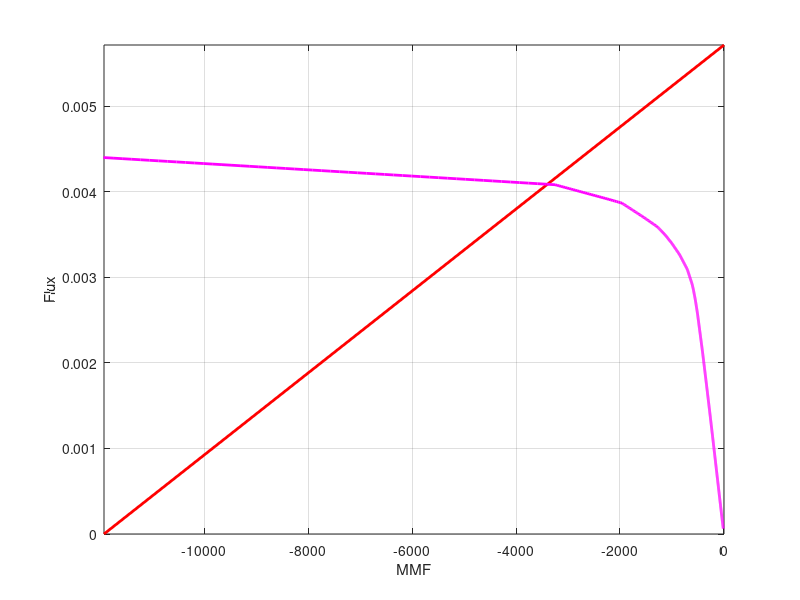

Source code (MATLAB):

%% Part two of the task 48slot V-shape magnets
clear
close all
clc

% Constants 
mu_0 = 4* pi *10^-7; % Vacuum permeability [H/m]
mu_PM = 1.03;        % Magnets relative permeability


% Given parameters
Q = 48;             % Number of slots
p = 4;              % Number of pole pairs
k_w = 1;            % Winding factor, assuming 1
m = 3;              % Number of phases
r = 1;              % winding layer, 1
q = Q / (2 * p * m);              % Slots per pole per phaseygv8ytvygvyt

% Dimensions
m = 10^-3;
d_st = 0.8 * m;         % Diamter of the strand [m]
L_stack = 150 * m;      % Active lenght of the machine [m]
OD_st = 269.24 * m;        % Stator outer diameter [m]
ID_st = 161.9 * m;        % Stator inner diamter [m]
OD_rot = 160.4 * m;
l_gap = 0.73 * m;        % Airgap [m]


w_PM = 32 * m;          % Magets width[m]
t_PM = 6.48 * m;        % Magnet thickness [m]
D_rot = (ID_st - 2 * l_gap) * m;     % Rotor diamter [m]


Hs0 = 1.03 * m;
Hs1 = 0 * m;
Hs2 = 29.5 * m;
Rs = 5 * m;
%% MMF of the PM
H_c = 920000;               % Coercivity of the PM, choosing N36Z_20
F_c = H_c * t_PM;   % F_c of the PM [H/m]

% Short circuit flux of PM
A_PM = L_stack * w_PM;
B_r = mu_0 * mu_PM * H_c;
Phi_r = B_r * A_PM;     % [Wb]


%% Reluctance calculations
%PM

A_PM = L_stack * w_PM;                    % Area of PM [m2]
R_PM = t_PM / (mu_0 * mu_PM * A_PM);      % Reluctance of the PM

% Stator
load BH_data_Prius_tut.mat
% Extract H and B vectors from the data
H_steel = BH_data(:, 1);  % First column corresponds to H (A_per_meter)
B_steel = BH_data(:, 2);  % Second column corresponds to B (tesla)
mu_steel = B_steel ./ (H_steel .* mu_0);

% Reluctance of the tooth
w_t = 5.73 * m;     % Width of the tooth
l_tooth = Hs0 + Hs1 + Hs2 + Rs;     % [m] length of the flux path in the stator tooth
A_tooth = 2.5 * w_t * L_stack;      % [m] width of the stator yoke
R_tooth = l_tooth ./ (mu_0 .* mu_steel .* A_tooth);  % Reluctance of the tooth

% Reluctance of the stator yoke
dsy1 = ID_st + 2 * (Hs0 + Hs1 + Hs2 + Rs);      % Inner diameter of the flux path on the stator yoke
dsy2 = OD_st;       % outer diameter of the flux path in the stator yoke
dsym = (dsy2 + dsy1) / 2;                   % [m] middle diamter of the stator yoke     
Asy = ((dsy2 - dsy1) / 2) * L_stack;        % [m2]the crossectional area of the flux path in the stator yoke
lsy = ((4 * pi * dsym) / 48) + ((dsy2 - dsy1) / 2);     % [m] length of the flux path in the stator, taking four teeth
R_st_yoke = lsy ./ (mu_0 .* mu_steel .* Asy);    % reluctance of the stator yoke

% Air gap
A_gap = (pi * (ID_st + OD_st) * L_stack) / (16 * 2);        % Area of the airgap [m2]
R_gap = l_gap / (mu_0 * A_gap);          % Reluctance of the arigap

% Rotor
l_rot = ((pi / 2) * (4 * pi * OD_rot) / 48) - 2 * t_PM;         % [m] length of the flux path in the stator yoke
w_rot = w_PM;                                                   % [m] width of the stator yoke
A_rot  = w_PM * L_stack;                                        % Crossection area of rotor
R_rot_yoke = l_rot ./ (mu_0 .* mu_steel .* w_rot .* L_stack);    % reluctance of the stator yoke

% Total reluctance
R_tot = 2 .* (R_tooth + R_gap + R_PM + R_rot_yoke) + R_st_yoke ;
phi_load = linspace (0,Phi_r,25);
F_load =  (phi_load .* transpose(R_tot))';


%%
%PLOT OF LOAD & SOURCE LINE
%assuming B_air gap
B_gap = 0.01:0.001:2;
phi_gap = B_gap * A_gap;
%we can compute flux densities in different parts of the iron core
Brot=phi_gap/A_rot;
Bstator_yoke=phi_gap/Asy;
Bstator_tooth=phi_gap/A_tooth;
%now we have to compute the H values in order then to get mmfs
%interpolation must be used since probably u do not get an exact value :(
method = 'linear';
H_gap = B_gap/mu_0;
Hstator_tooth=interp1(B_steel,H_steel,Bstator_tooth,method);
Hstator_yoke=interp1(B_steel,H_steel,Bstator_yoke,method);
Hrot=interp1(B_steel,H_steel,Brot,method);

%Let's start with mmf drops
Fr=Hrot*l_rot;
Fsy=Hstator_yoke*lsy;
Fst=Hstator_tooth*l_tooth;
Fag=H_gap*l_gap;

MMFload=Fr+2*Fag+2*Fst+Fsy;

%source line
Bmag=[0 B_r];
Hmag=[-H_c 0];
MMFmag=2*Hmag*t_PM;
Phimag=Bmag*A_PM;

figure(2)
plot(MMFmag,Phimag,'r','LineWidth',2)
xlim([min(MMFmag) 0]),hold on
plot(-MMFload,phi_gap,'m','LineWidth',2), grid on
xlabel('MMF'), ylabel('Flux')
%defining some boundaries to better understanding
xlim([min(MMFmag) 0]);
ylim([0 Phi_r]);

%% Choose operating points flux from the fgure
phi = 0.0040888;      % [Wb]

% Slot area
A_slot = (336.8 + 66.24) * 10^-6;                           % Slot area [m2]

% Rated current
J = 5 * 10^6;                          % Curent density per strand [A/m2]
N_par = 8;                      % Number parallel branches
A_strand = d_st^2 * pi / 4;      % Strand area, neglecting the insulatioin

% Calculating number of turns and current as function of number of strands
n = 12;     % number of loops/ number of possible strands
N_st = linspace(1,n,n);
for i = 1:length(N_st)
    N_turn(i) = (A_slot * 0.45) ./ ((pi / 4) * d_st^2 * N_st(i));
    I_rms(i) = N_par * N_st(i) * A_strand * J;
    fprintf('N_st = %.0f, N_turn = %.0f, I_phase = %.1f,\n', N_st(i), floor(N_turn(i)) ,I_rms(i));
    i = i+1;
end


fprintf("Calculating no-load voltage \n")
% Calculating no-load voltage
RPM_max = 14000;    % amximum speed of the machine
RPM_rated = RPM_max * (1 / 3);  % Rated speed of the machine, just before field weakening


RPM = 5500;
f = (RPM  * p) / 60;   % Electrical rotation per second (rps)

fprintf("The speed is: = %.0f [rpm] \n", RPM)
for i = 1:length(N_turn)
    E_0(i) = (sqrt(12) * pi * f .* N_turn(i) * k_w * q * r * p * phi) / N_par;
    fprintf("Induced phase2phase voltage = %.1f, N_turn = %.1f\n", E_0 (i), floor(N_turn(i)));
    i = i+1;
end

% Choosing 
N_turn = 68;    % Chose from the table
N_st = 5;
fprintf("Choosing the number of turns and strands:\n N_turn = %.0f, N_str = %.0f \n", N_turn, N_st);

% Magnetic flux linkage
Psi_PM = k_w * p * q * r * phi * N_turn / N_par;

% d and q-axis reluctances
R_d = (R_PM + R_gap);   % d-axis reluctance
R_q = (R_PM + R_gap);   % q-axis reluctance
% Assuming the steel has no loss and is ideal. The reluctance is only due to the magnets and the air.
% since the machine is salient, the d and q-axis reluctances are the same.
N_d = N_turn * k_w * q * r;
N_q = N_d;
L_d = (N_d^2 * p) / (R_d * N_par^2);    % d-axis inductance
L_q = (N_q^2 * p) / (R_q * N_par^2);    % q-axis inductance


EMF = (sqrt(2) * pi * f .* N_turn * k_w * q * r * p * phi) / N_par;     % RMS phase voltage
EMF_phase2phase_max = EMF * sqrt(6);    % maximum phase2phase voltage
I_rms_phase = N_par * N_st * A_strand * J;
fprintf('The maximume phase2phase induced voltage at: \n %.0f [RPM] is  %.2f [V] and I_phase = %.2f [A] \n', RPM, EMF_phase2phase_max, I_rms_phase)


